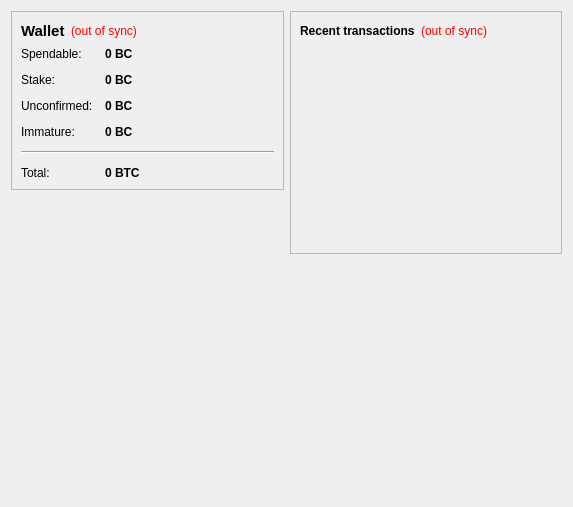
<?xml version="1.0" encoding="UTF-8"?>
<ui version="4.0">
 <class>OverviewPage</class>
 <widget class="QWidget" name="OverviewPage">
  <property name="geometry">
   <rect>
    <x>0</x>
    <y>0</y>
    <width>573</width>
    <height>507</height>
   </rect>
  </property>
  <property name="windowTitle">
   <string>Form</string>
  </property>
  <layout class="QHBoxLayout" name="horizontalLayout" stretch="1,1">
   <item>
    <layout class="QVBoxLayout" name="verticalLayout_2">
     <item>
      <widget class="QFrame" name="frame">
       <property name="frameShape">
        <enum>QFrame::StyledPanel</enum>
       </property>
       <property name="frameShadow">
        <enum>QFrame::Raised</enum>
       </property>
       <layout class="QVBoxLayout" name="verticalLayout_4">
        <item>
         <layout class="QHBoxLayout" name="horizontalLayout_4">
          <item>
           <widget class="QLabel" name="label_5">
            <property name="font">
             <font>
              <pointsize>11</pointsize>
              <weight>75</weight>
              <bold>true</bold>
             </font>
            </property>
            <property name="text">
             <string>Wallet</string>
            </property>
           </widget>
          </item>
          <item>
           <widget class="QLabel" name="labelWalletStatus">
            <property name="toolTip">
             <string>The displayed information may be out of date. Your wallet automatically synchronizes with the Mercurius network after a connection is established, but this process has not completed yet.</string>
            </property>
            <property name="styleSheet">
             <string notr="true">QLabel { color: red; }</string>
            </property>
            <property name="text">
             <string notr="true">(out of sync)</string>
            </property>
            <property name="alignment">
             <set>Qt::AlignLeading|Qt::AlignLeft|Qt::AlignVCenter</set>
            </property>
           </widget>
          </item>
          <item>
           <spacer name="horizontalSpacer_2">
            <property name="orientation">
             <enum>Qt::Horizontal</enum>
            </property>
            <property name="sizeHint" stdset="0">
             <size>
              <width>40</width>
              <height>20</height>
             </size>
            </property>
           </spacer>
          </item>
         </layout>
        </item>
        <item>
         <layout class="QFormLayout" name="formLayout_2">
          <property name="fieldGrowthPolicy">
           <enum>QFormLayout::AllNonFixedFieldsGrow</enum>
          </property>
          <property name="horizontalSpacing">
           <number>12</number>
          </property>
          <property name="verticalSpacing">
           <number>12</number>
          </property>
          <item row="0" column="0">
           <widget class="QLabel" name="label">
            <property name="text">
             <string>Spendable:</string>
            </property>
           </widget>
          </item>
          <item row="0" column="1">
           <widget class="QLabel" name="labelBalance">
            <property name="font">
             <font>
              <weight>75</weight>
              <bold>true</bold>
             </font>
            </property>
            <property name="cursor">
             <cursorShape>IBeamCursor</cursorShape>
            </property>
            <property name="toolTip">
             <string>Your current spendable balance</string>
            </property>
            <property name="text">
             <string notr="true">0 BC</string>
            </property>
            <property name="textInteractionFlags">
             <set>Qt::LinksAccessibleByMouse|Qt::TextSelectableByKeyboard|Qt::TextSelectableByMouse</set>
            </property>
           </widget>
          </item>
          <item row="1" column="0">
           <widget class="QLabel" name="label_6">
            <property name="text">
             <string>Stake:</string>
            </property>
           </widget>
          </item>
          <item row="1" column="1">
           <widget class="QLabel" name="labelStake">
            <property name="font">
             <font>
              <weight>75</weight>
              <bold>true</bold>
             </font>
            </property>
            <property name="cursor">
             <cursorShape>IBeamCursor</cursorShape>
            </property>
            <property name="toolTip">
             <string>Total of coins that was staked, and do not yet count toward the current balance</string>
            </property>
            <property name="text">
             <string notr="true">0 BC</string>
            </property>
            <property name="textInteractionFlags">
             <set>Qt::LinksAccessibleByMouse|Qt::TextSelectableByKeyboard|Qt::TextSelectableByMouse</set>
            </property>
           </widget>
          </item>
          <item row="2" column="0">
           <widget class="QLabel" name="label_3">
            <property name="text">
             <string>Unconfirmed:</string>
            </property>
           </widget>
          </item>
          <item row="2" column="1">
           <widget class="QLabel" name="labelUnconfirmed">
            <property name="font">
             <font>
              <weight>75</weight>
              <bold>true</bold>
             </font>
            </property>
            <property name="cursor">
             <cursorShape>IBeamCursor</cursorShape>
            </property>
            <property name="toolTip">
             <string>Total of transactions that have yet to be confirmed, and do not yet count toward the current balance</string>
            </property>
            <property name="text">
             <string notr="true">0 BC</string>
            </property>
            <property name="textInteractionFlags">
             <set>Qt::LinksAccessibleByMouse|Qt::TextSelectableByKeyboard|Qt::TextSelectableByMouse</set>
            </property>
           </widget>
          </item>
          <item row="3" column="0">
           <widget class="QLabel" name="labelImmatureText">
            <property name="text">
             <string>Immature:</string>
            </property>
           </widget>
          </item>
          <item row="3" column="1">
           <widget class="QLabel" name="labelImmature">
            <property name="font">
             <font>
              <weight>75</weight>
              <bold>true</bold>
             </font>
            </property>
            <property name="toolTip">
             <string>Mined balance that has not yet matured</string>
            </property>
            <property name="text">
             <string notr="true">0 BC</string>
            </property>
            <property name="textInteractionFlags">
             <set>Qt::LinksAccessibleByMouse|Qt::TextSelectableByKeyboard|Qt::TextSelectableByMouse</set>
            </property>
           </widget>
          </item>
          <item row="4" column="0" colspan="2">
           <widget class="Line" name="line">
            <property name="orientation">
             <enum>Qt::Horizontal</enum>
            </property>
           </widget>
          </item>
          <item row="5" column="0">
           <widget class="QLabel" name="labelTotalText">
            <property name="text">
             <string>Total:</string>
            </property>
           </widget>
          </item>
          <item row="5" column="1">
           <widget class="QLabel" name="labelTotal">
            <property name="font">
             <font>
              <weight>75</weight>
              <bold>true</bold>
             </font>
            </property>
            <property name="cursor">
             <cursorShape>IBeamCursor</cursorShape>
            </property>
            <property name="toolTip">
             <string>Your current total balance</string>
            </property>
            <property name="text">
             <string notr="true">0 BTC</string>
            </property>
            <property name="textInteractionFlags">
             <set>Qt::LinksAccessibleByMouse|Qt::TextSelectableByKeyboard|Qt::TextSelectableByMouse</set>
            </property>
           </widget>
          </item>
         </layout>
        </item>
       </layout>
      </widget>
     </item>
     <item alignment="Qt::AlignHCenter|Qt::AlignVCenter">
      <widget class="QLabel" name="label_2">
       <property name="text">
        <string/>
       </property>
       <property name="pixmap">
        <pixmap resource="../bitcoin.qrc">:/icons/res/images/Wallet_Logo.png</pixmap>
       </property>
      </widget>
     </item>
     <item>
      <spacer name="verticalSpacer">
       <property name="orientation">
        <enum>Qt::Vertical</enum>
       </property>
       <property name="sizeHint" stdset="0">
        <size>
         <width>20</width>
         <height>40</height>
        </size>
       </property>
      </spacer>
     </item>
    </layout>
   </item>
   <item>
    <layout class="QVBoxLayout" name="verticalLayout_3">
     <item>
      <widget class="QFrame" name="frame_2">
       <property name="frameShape">
        <enum>QFrame::StyledPanel</enum>
       </property>
       <property name="frameShadow">
        <enum>QFrame::Raised</enum>
       </property>
       <layout class="QVBoxLayout" name="verticalLayout">
        <item>
         <layout class="QHBoxLayout" name="horizontalLayout_2">
          <item>
           <widget class="QLabel" name="label_4">
            <property name="text">
             <string>&lt;b&gt;Recent transactions&lt;/b&gt;</string>
            </property>
           </widget>
          </item>
          <item>
           <widget class="QLabel" name="labelTransactionsStatus">
            <property name="toolTip">
             <string>The displayed information may be out of date. Your wallet automatically synchronizes with the Mercurius network after a connection is established, but this process has not completed yet.</string>
            </property>
            <property name="styleSheet">
             <string notr="true">QLabel { color: red; }</string>
            </property>
            <property name="text">
             <string notr="true">(out of sync)</string>
            </property>
            <property name="alignment">
             <set>Qt::AlignRight|Qt::AlignTrailing|Qt::AlignVCenter</set>
            </property>
           </widget>
          </item>
          <item>
           <spacer name="horizontalSpacer">
            <property name="orientation">
             <enum>Qt::Horizontal</enum>
            </property>
            <property name="sizeHint" stdset="0">
             <size>
              <width>40</width>
              <height>20</height>
             </size>
            </property>
           </spacer>
          </item>
         </layout>
        </item>
        <item>
         <widget class="QListView" name="listTransactions">
          <property name="styleSheet">
           <string notr="true">QListView { background: transparent; }</string>
          </property>
          <property name="frameShape">
           <enum>QFrame::NoFrame</enum>
          </property>
          <property name="verticalScrollBarPolicy">
           <enum>Qt::ScrollBarAlwaysOff</enum>
          </property>
          <property name="horizontalScrollBarPolicy">
           <enum>Qt::ScrollBarAlwaysOff</enum>
          </property>
          <property name="selectionMode">
           <enum>QAbstractItemView::NoSelection</enum>
          </property>
         </widget>
        </item>
       </layout>
      </widget>
     </item>
     <item>
      <spacer name="verticalSpacer_2">
       <property name="orientation">
        <enum>Qt::Vertical</enum>
       </property>
       <property name="sizeHint" stdset="0">
        <size>
         <width>20</width>
         <height>40</height>
        </size>
       </property>
      </spacer>
     </item>
    </layout>
   </item>
  </layout>
 </widget>
 <resources>
  <include location="../bitcoin.qrc"/>
 </resources>
 <connections/>
</ui>
